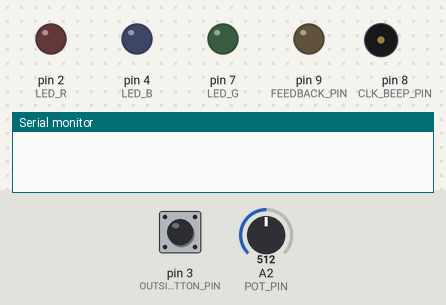
This sketch was run on a simulated Arduino Uno, built with avr-gcc and run on an emulated ATmega328P. On the bench: output pins drawn as LEDs (lit = HIGH), buzzer (waves = sounding), the last lines printed to the serial monitor. Inputs (shaded band) come from the test bench; at power-on: pin 3 (OUTSIDE_BUTTON_PIN) LOW, A2 (POT_PIN) = 512.

Above: at 1.2 s.
1.3 s: pin 3 (OUTSIDE_BUTTON_PIN) pulled HIGH for 0.15 s
At 4.2 s:
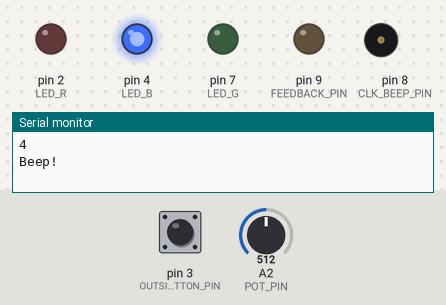
4.4 s: A2 (POT_PIN) set to 626
7.4 s: A2 (POT_PIN) set to 646
At 8.9 s:
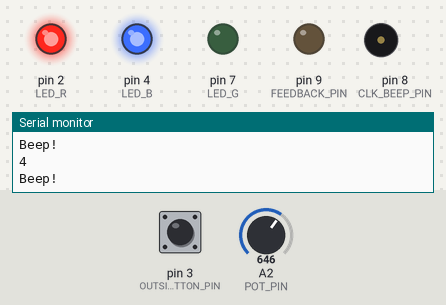
10.4 s: A2 (POT_PIN) set to 511
At 12.1 s:
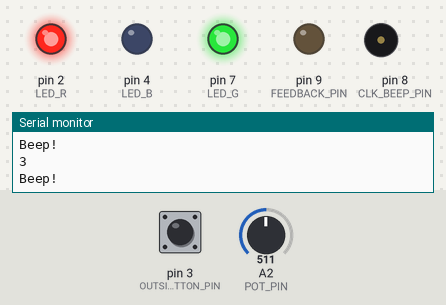
13.4 s: A2 (POT_PIN) set to 400
15.0 s: A2 (POT_PIN) set to 376
At 16.3 s:
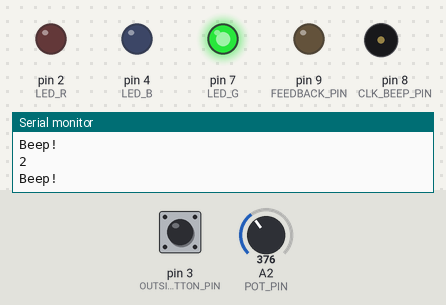
Timing chart, 0 to 19.0 s (numbered marks = the images above; inputs shaded):
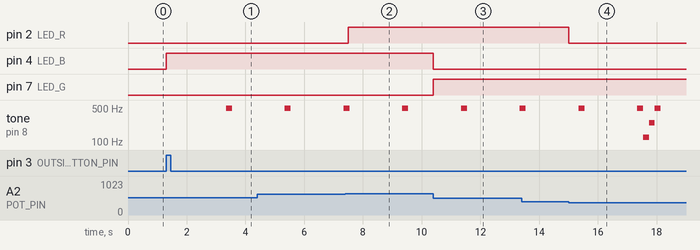

Measured:
- the behaviour switches between 639 and 640 on A2 (POT_PIN) (found by bisection; images 1 and 2)
- the behaviour switches between 384 and 383 on A2 (POT_PIN) (found by bisection; images 3 and 4)
- after the input at 1.3 s, pin 4 (LED_B): LOW → HIGH at once; tone on pin 8 (CLK_BEEP_PIN): silent → 496 Hz after 2.0 s, → silent 0.20 s later
- after the input at 7.4 s, pin 2 (LED_R): LOW → HIGH after 0.10 s
- after the input at 10.4 s, pin 4 (LED_B): HIGH → LOW at once; pin 7 (LED_G): LOW → HIGH at once
- after the input at 15.0 s, pin 2 (LED_R): HIGH → LOW at once

The sketch:

sketch_apr02a.ino
```cpp
#include "pins.h"

#include "DigitalSafe.h"

int val = 0;

DigitalSafe *ds;

void setup() {
	Serial.begin(9600);
	pinMode(CLK_BEEP_PIN, OUTPUT);
	pinMode(FEEDBACK_PIN, OUTPUT);

	pinMode(LED_R, OUTPUT);
	pinMode(LED_B, OUTPUT);
	pinMode(LED_G, OUTPUT);

	pinMode(OUTSIDE_BUTTON_PIN, INPUT);

	ds = new DigitalSafe();
}

void loop() {
	ds->loop();
}
```

Dial.h
```cpp
#include "utils.h"
#include "Arduino.h";

#ifndef DIAL_H
#define DIAL_H

class Dial {
	private:
		// Stored Values
		int analog_value;
		int digital_value;
		// Calibrated Values
		int max_value = 0;
		// Pre-computer values
		int intervals[9];
		void _update_digital_value();
		void _update_interval_ranges();
	public:
		const int AMOUNT_INTERVALS = 8;
		Dial();
		boolean get_value_0();
		boolean get_value_1();
		int get_value_as_int();
		void update_value(int analog_input);
};

Dial::Dial() {
	for (int i=0; i < AMOUNT_INTERVALS; i++) {
		intervals[i] = 0;
	}
	max_value = 1024;
	_update_interval_ranges();
}

boolean Dial::get_value_0() {
	return 0;
}

boolean Dial::get_value_1() {
	return 0;
}

int Dial::get_value_as_int() {
	return digital_value;
}

void Dial::update_value(int analog_input) {
	analog_value = analog_input;
	_update_digital_value();

	// Write the value to the LED
	digitalWrite(LED_R, (digital_value==1 || digital_value==3 || digital_value==5 || digital_value==7) ? HIGH : LOW);
	digitalWrite(LED_G, (digital_value==2 || digital_value==3 || digital_value==6 || digital_value==7) ? HIGH : LOW);
	digitalWrite(LED_B, (digital_value>=4) ? HIGH : LOW);

}

void Dial::_update_interval_ranges() {
	int inc = max_value / 8;
	for (int i=1; i <= AMOUNT_INTERVALS; i++) {
		intervals[i] = i*inc;
	}
}

void Dial::_update_digital_value() {
	for (int i=0; i < AMOUNT_INTERVALS; i++) {
		int lb = intervals[i];
		int ub = intervals[i+1];
		if ( in_interval(lb, analog_value, ub) ) {
			// Serial.println(i);
			digital_value = i;
			return;
		}
	}

	// If it wasn't in range, update the range!
	/*
	max_value = analog_value;
	_update_interval_ranges();
	*/

	// Also, return a lame error value
	digital_value = 0;
	return;

}

#endif
```

DigitalSafe.h
```cpp
#include "pins.h"

#include "Dial.h"
#include "PasswordInput.h"

const int SAFE_STATE_WAIT = 0;
const int SAFE_STATE_INPUT = 1;

class DigitalSafe {
private:
	int val;
	int state;

	Dial *dial;
	PasswordInput *pwinput;

public:
	DigitalSafe();
	void loop();
};

DigitalSafe::DigitalSafe() {
	val = 0;
	state = SAFE_STATE_WAIT;

	dial = new Dial();
	pwinput = new PasswordInput(dial);
}

void DigitalSafe::loop() {

	switch (state) {
		case SAFE_STATE_WAIT:
			{
				int outside_button = digitalRead(OUTSIDE_BUTTON_PIN);
				if (outside_button == HIGH) {
					state = SAFE_STATE_INPUT;
					pwinput->reset();
				}
			}
			break;
		case SAFE_STATE_INPUT:
			{
				val = analogRead(POT_PIN);
				dial->update_value(val);
				pwinput->update_time(millis());

				if (pwinput->is_ready()) {
					state = SAFE_STATE_WAIT;

					// Play opening sound
					for (int i=0; i < 25; i++) {
						digitalWrite(CLK_BEEP_PIN, HIGH);
						delay(4);
						digitalWrite(CLK_BEEP_PIN, LOW);
						delay(4);
					}
					for (int i=0; i < 50; i++) {
						digitalWrite(CLK_BEEP_PIN, HIGH);
						delay(2);
						digitalWrite(CLK_BEEP_PIN, LOW);
						delay(2);
					}
					for (int i=0; i < 100; i++) {
						digitalWrite(CLK_BEEP_PIN, HIGH);
						delay(1);
						digitalWrite(CLK_BEEP_PIN, LOW);
						delay(1);
					}
				}
			}
			break;
	}

}
```

PasswordInput.h
```cpp
#include "pins.h";
#include "utils.h"
#include "Arduino.h";

#ifndef PASSWORDINPUT_H
#define PASSWORDINPUT_H

const int PASSWORD_INPUT_CYCLE = 2000;

class PasswordInput {
private:
	Dial *dial;
	unsigned long last_millis;
	boolean last_millis_is_inited;
	int inputs[8];
	int inputs_c; // current input index
public:
	PasswordInput(Dial *dial);
	void update_time(unsigned long millis);
	void _on_password_input();
	boolean is_ready();
	void reset();
};

PasswordInput::PasswordInput(Dial *dial) {
	this->dial = dial;
	inputs_c = 0;
	last_millis_is_inited = false;
}

void PasswordInput::update_time(unsigned long millis) {
	if (!last_millis_is_inited) {
		last_millis_is_inited = true;
		last_millis = millis;
	}
	else
	if (millis - last_millis >= PASSWORD_INPUT_CYCLE) {
		last_millis = millis;
		_on_password_input();
	}
}

void PasswordInput::_on_password_input() {
	// Get digit entry from the dial
	int passwd = dial->get_value_as_int();
	Serial.println(passwd);
	if (inputs_c < 8) {
		inputs[inputs_c++] = passwd;
	}

	Serial.println("Beep!");
	for (int i=0; i < 100; i++) {
		digitalWrite(CLK_BEEP_PIN, HIGH);
		delay(1);
		digitalWrite(CLK_BEEP_PIN, LOW);
		delay(1);
	}
}

boolean PasswordInput::is_ready() {
	if (inputs_c >= 8) return true;
	return false;
}

void PasswordInput::reset() {
	inputs_c=0;
}

#endif
```

utils.h
```cpp
#ifndef UTILS_H
#define UTILS_H

boolean in_interval(int start,int value,int bound) {
	if (start <= value && value < bound)
		return true;
	return false;
}

#endif
```

pins.h
```cpp
#ifndef PINS_H
#define PINS_H

int POT_PIN = 2;
int CLK_BEEP_PIN = 8;
int FEEDBACK_PIN = 9;


int LED_R = 2;
int LED_B = 4;
int LED_G = 7;

int OUTSIDE_BUTTON_PIN = 3;

#endif
```
